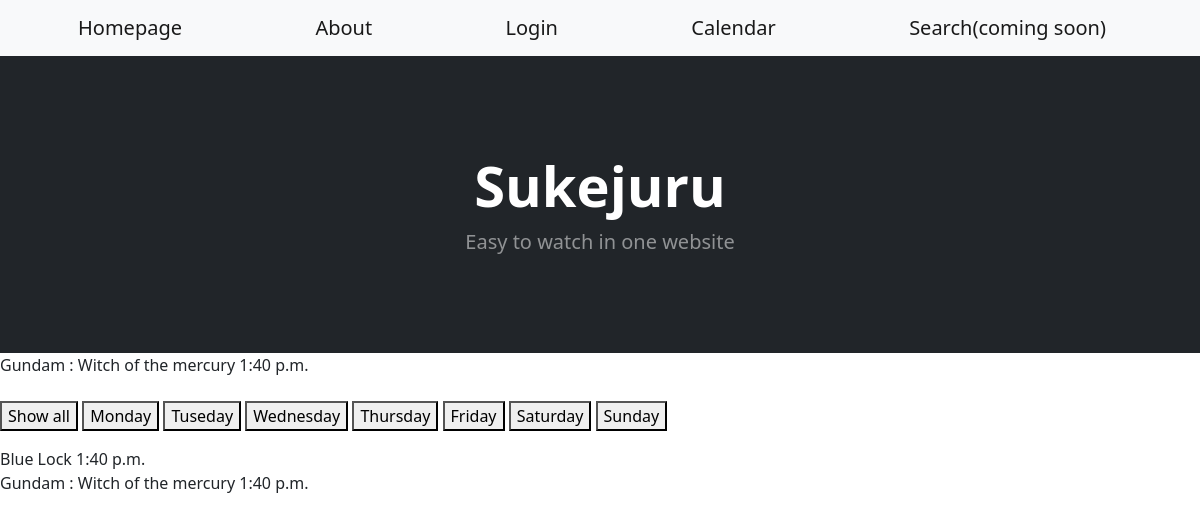
The page /calender on the database as committed earlier.
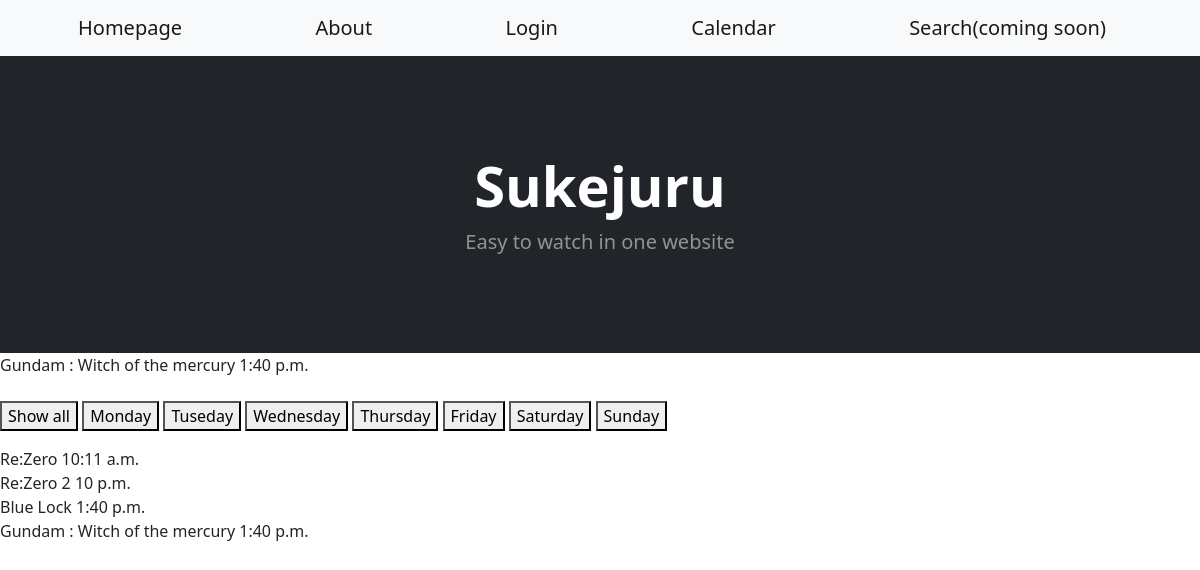
The same page on the database as committed later.
### sekujuru_app/models.py (models this page shows)
class Anime(models.Model):
    anime_id = models.IntegerField(primary_key=True)
    anime_name = models.CharField(max_length=99)
    anime_image = models.CharField(max_length=999, default="https://upload.wikimedia.org/wikipedia/commons/thumb/d/d1/Image_not_available.png/640px-Image_not_available.png")
    description = models.CharField(max_length=999, default="-")
    platform = models.ManyToManyField(AnimePlatform, default=None)
    day = models.ManyToManyField(Day)
    time = models.TimeField()
    genre = models.ManyToManyField(Genre)
    season = models.ManyToManyField(Season)
    rating = models.IntegerField()
    def __str__(self):
        return f'{self.anime_id}: {self.anime_name} {self.description} {self.platform} {self.day} {self.time} {self.genre} {self.season} {self.rating}'

### sekujuru_app/views.py (the view)
# urls.py: path('calender', views.calender_view, name='calender'),
def calender_view(request):
    if request.method == "GET":
        request_day = request.GET.get("day")
        if request_day=="All" or request_day==None:
            anime = Anime.objects.all()
        else:
            anime = Anime.objects.filter(day__name=request_day)
        day_of_week = ['Monday', 'Tuesday', 'Wednesday', 'Thursday', 'Friday', 'Saturday', 'Sunday']
        x = datetime.datetime.today().weekday()
        anime_today = Anime.objects.filter(day__name=day_of_week[x], time__gte=datetime.datetime.now().strftime("%H:%M:%S")).order_by('time').first()
        print(anime_today)
        context = {
            "Anime": anime,
            "Anime_today": anime_today
        }
        return render(request, 'Home/calender.html', context)

### sekujuru_app/templates/Home/calender.html (shortened to what this page needs)
{% load static %}
<link rel="stylesheet" href="{% static 'index/home.css' %}" type = "text/css">
<nav class="navbar navbar-expand-lg navbar-light bg-light">
   <div class="container px-4 px-lg-5">
       <a class="navbar-brand" href="home">Homepage</a>
       <a class="navbar-brand" href="about" >About</a>
       {% if request.user.is_authenticated %}
       <a class="navbar-brand" href="{% url 'logout' %}">Logout</a>
       {% else %}
       <a class="navbar-brand" href="{% url 'login' %}">Login</a>
       {% endif %}
       <a class="navbar-brand" href="calender" >Calendar</a>
       <a class="navbar-brand" href="search" >Search(coming soon)</a>
       </div>
</nav>
<header class="bg-dark py-5">
   <div class="container px-4 px-lg-5 my-5">
       <div class="text-center text-white">
           <h1 class="display-4 fw-bolder">Sukejuru</h1>
           <p class="lead fw-normal text-white-50 mb-0">Easy to watch in one website</p>
       </div>
   </div>
</header>
{{Anime_today.anime_name}}
{{ Anime_today.time }}
<form action="" method="GET">
    <button name="day" type="submit" value="All">Show all</button>
    <button name="day" type="submit" value="Monday">Monday</button>
    <button name="day" type="submit" value="Tuseday">Tuseday</button>
    <button name="day" type="submit" value="Wednesday">Wednesday</button>
    <button name="day" type="submit" value="Thursday">Thursday</button>
    <button name="day" type="submit" value="Friday">Friday</button>
    <button name="day" type="submit" value="Saturday">Saturday</button>
    <button name="day" type="submit" value="Sunday">Sunday</button>
</form>
{% for i in Anime %}
{{ i.anime_name }} {{ i.time }}<br>
{% endfor %}

Rows that differ between the two databases and show on the page:
added Anime: anime_name "Re:Zero", time "10:11 a.m."
added Anime: anime_name "Re:Zero 2", time "10 p.m."
